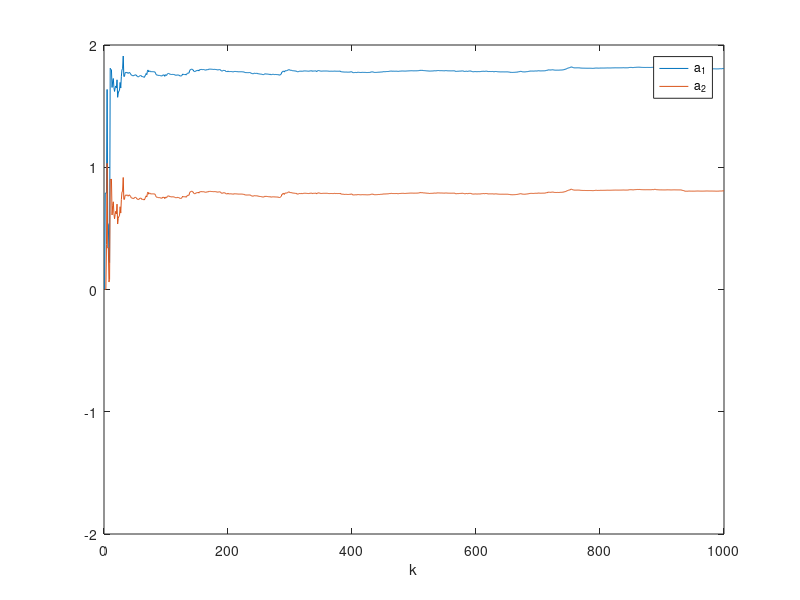
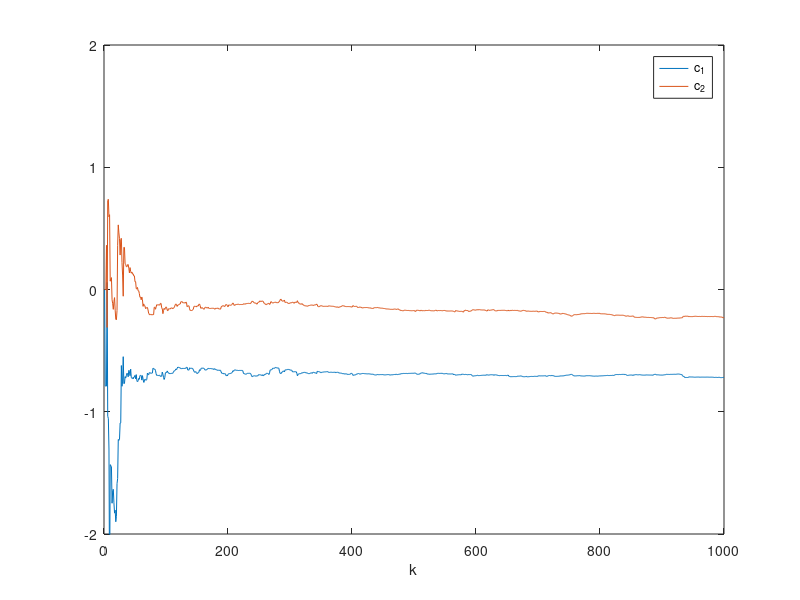

Write the MATLAB code that produced these figures, in order.
% Recursive generalised least squares parameter estimation (RELS)

clear all; close all;
a=[1 1.8 0.8]'; b=[]; c=[1 -0.8 -0.2]'; d=0; 	% Plant parameters
na=length(a)-1; nb=length(b)-1; nc=length(c)-1; 	% na, nb and nc are the order of  A, B and C

L=1000;                         % Simulation length
uk=zeros(d+nb,1);               % Initial values of the input: uk(i) means u(k-i)
yk=zeros(na,1); 				% Initial values of the uutput 
xik=zeros(nc,1); 				% Initial values of the noise
xiek=zeros(nc,1);               % Initial value of noise estimation
u=randn(L,1);                   % Input adopts white noise sequence
xi=sqrt(0.1)*randn(L,1); 		% White noise sequence
theta=[a(2:na+1);b;c(2:nc+1)]; 	% Plant parameters
thetaE_1=zeros(na+nb+1+nc,1); 	% na+nb+1+nc is the number of 
                                %       identification parameters
P=10^6*eye(na+nb+1+nc);
for k=1:L
    phi=[-yk;uk(d:d+nb);xik];
    y(k)=phi'*theta+xi(k); 		% Collect output data
    phie=[-yk;uk(d:d+nb);xiek]; % Set up phie

   %Recursive augmented least squares method
    K=P*phie/(1+phie'*P*phie);
    thetaE(:,k)=thetaE_1+K*(y(k)-phie'* thetaE_1);
    P=(eye(na+nb+1+nc)-K*phie')*P;
    xie=y(k)-phie'* thetaE(:,k);  % Estimated value of white noise

    %Update data
    thetaE_1=thetaE(:,k);
    for i=d+nb:-1:2  uk(i)=uk(i-1); end
    uk(1)=u(k);
    for i=na:-1:2  yk(i)=yk(i-1); end
    yk(1)=y(k);
    for i=nc:-1:2  xik(i)=xik(i-1);xiek(i)=xiek(i-1);end
    xik(1)=xi(k);
    xiek(1)=xie;
end

figure(1);
plot([1:L],thetaE(1:na,:));
xlabel('k'); 
legend('a_1','a_2'); 
axis([0 L -2 2]);

figure(2);
plot([1:L],thetaE(na+nb+2:na+nb+nc+1,:));
xlabel('k'); 
legend('c_1','c_2'); 
axis([0 L -2 2]);

thetaE(:,L)
